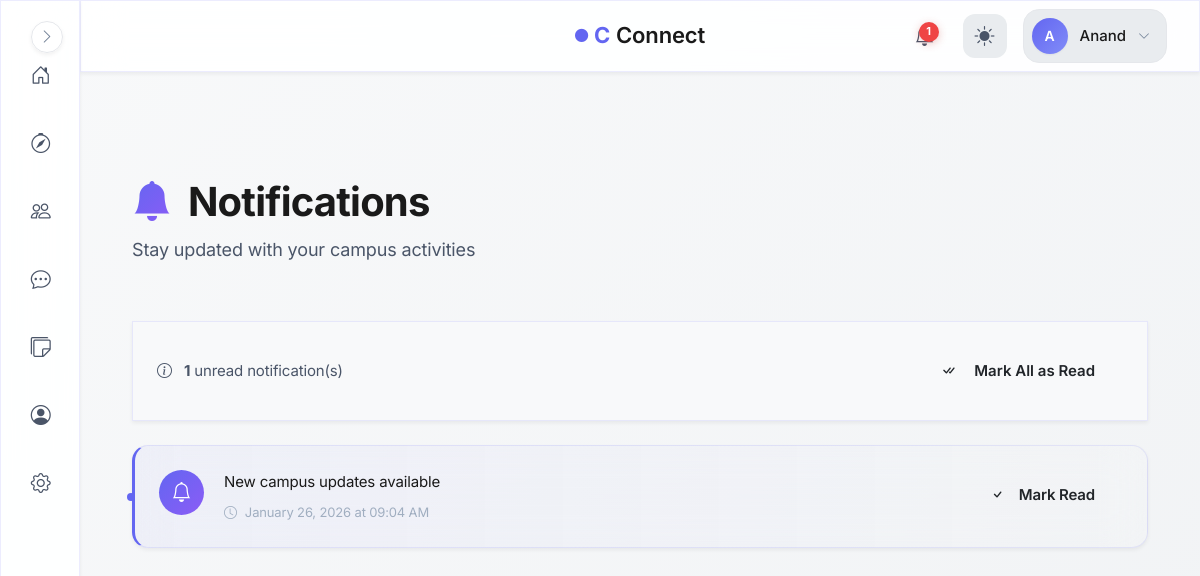
Page /notifications_list (signed in) on the committed database.
### models.py (models this page shows, shortened)
class User(UserMixin, db.Model):
    id = db.Column(db.Integer, primary_key=True, autoincrement=True)  # Unique identifier
    username = db.Column(db.String(100), nullable=False)  # Name of the user (later can add this unique if needed)
    email = db.Column(db.String(120), nullable=False, unique=True)  # Email of the user
    password = db.Column(db.String(200), nullable=False)  # Passwords not hashed yet (done in setup_db.py)
    created_at = db.Column(db.DateTime, default=db.func.now())  # Timestamp of account creation
    last_login = db.Column(db.DateTime, nullable=True)  # Timestamp of last login
    pass

class Notification(db.Model):
    id = db.Column(db.Integer, primary_key=True, autoincrement=True)
    user_id = db.Column(db.Integer, db.ForeignKey('user.id'), nullable=False)
    sender_id = db.Column(db.Integer, db.ForeignKey('user.id'), nullable=True)
    type = db.Column(db.String(30), nullable=False, default='general')
    ref_id = db.Column(db.Integer, nullable=True, index=True)  # ID of post/connection/etc
    message = db.Column(db.String(255), nullable=False)
    is_read = db.Column(db.Boolean, default=False)
    created_at = db.Column(db.DateTime, default=db.func.now())
    user = db.relationship('User', foreign_keys=[user_id], backref='notifications')
    sender = db.relationship('User', foreign_keys=[sender_id])

### blueprints/notifications/routes.py (the view)
@notifications.route('/notifications_list')
@login_required
def notifications_list():
    notifs = Notification.query.filter_by(user_id=current_user.id) \
                .order_by(Notification.created_at.desc()) \
                .all()
    return render_template('notifications/notif_list.html', notifs=notifs)

### blueprints/auth/__init__.py (called while the page is built)
@login_manager.user_loader
def load_user(user_id):
    from models import User  # Importing User model for querying  (import here to avoid circular imports)
    return User.query.get(int(user_id))

@auth.after_app_request
def add_header(response):
    if current_user.is_authenticated and request.blueprint == 'auth':
        response.headers['Cache-Control'] = 'no-store, no-cache, must-revalidate, post-check=0, pre-check=0, max-age=0'
        response.headers['Pragma'] = 'no-cache'
        response.headers['Expires'] = '-1'
    return response

### factory_helpers.py (called while the page is built, shortened)
def register_security_headers(app):
    @app.after_request
    def set_secure_headers(response):
        response.headers['Content-Security-Policy'] = (
            "default-src 'self'; "
            "img-src 'self' data: blob: https:; "# Allow external images
            "style-src 'self' 'unsafe-inline' https:; "# ADD https: for CDNs
            "script-src 'self' 'unsafe-inline' https:; "# ADD https: for JS
            "font-src 'self' https: data:; "# Google Fonts
            "connect-src 'self' https:;"  # ← ADD https: for CDNs/maps
        )
        response.headers['X-Content-Type-Options'] = 'nosniff'
        response.headers['X-Frame-Options'] = 'DENY'
        response.headers['Referrer-Policy'] = 'strict-origin-when-cross-origin'
        response.headers['Permissions-Policy'] = 'geolocation=(), microphone=()'
        return response

def to_ist(utc_dt):
    ist = pytz.timezone('Asia/Kolkata')
    return utc_dt.replace(tzinfo=pytz.utc).astimezone(ist)

def register_daily_cleanup(app):
    if not hasattr(app, "_last_notification_cleanup"):
        app._last_notification_cleanup = None
    @app.before_request
    def daily_cleanup():
        now = datetime.now(timezone.utc)
        last = getattr(app, "_last_notification_cleanup", None)
        if last is None or (now - last).days >= 1:
            from blueprints.notifications.service import cleanup_old_notifications
            deleted = cleanup_old_notifications()
            app.logger.info(f"Cleaned up {deleted} old notifications.")
            app._last_notification_cleanup = now

def register_profilevisit_cleanup(app):
    last_cleanup = {'t': 0}
    @app.before_request
    def cleanup_visits():
        now = time.time()
        if now - last_cleanup['t'] < 3600:  # run once every hour
            return

### blueprints/notifications/templates/notifications/notif_list.html (shortened to what this page needs)
{% extends "base.html" %}
{% block body %}
<div class="container py-4">
    <div class="notifications-header animate-on-scroll">
        <h1 class="notifications-title">
            <i class="bi bi-bell-fill me-2" style="background: linear-gradient(135deg, var(--primary-color), var(--accent-color)); -webkit-background-clip: text; -webkit-text-fill-color: transparent;"></i>
            Notifications
        </h1>
        <p class="notifications-subtitle">Stay updated with your campus activities</p>
    </div>
    {% if notifs %}
    <div class="notifications-actions glass-card animate-on-scroll">
        <div class="notif-stats">
            <i class="bi bi-info-circle me-2"></i>
            <strong>{{ notifs | selectattr("is_read", "equalto", False) | list | length }}</strong> unread notification(s)
        </div>
        <form method="POST" action="{{ url_for('notifications.mark_all_read') }}">
            <button class="btn btn-primary-custom btn-sm">
                <i class="bi bi-check-all me-2"></i>Mark All as Read
            </button>
        </form>
    </div>
    {% endif %}
    <div class="notifications-list">
        {% if notifs %}
            {% for n in notifs %}
            <div class="notif-item glass-card animate-on-scroll {{ '' if n.is_read else 'unread' }}">
                <div class="notif-content">
                    <div class="notif-icon">
                        <i class="bi bi-{{ 'person-plus' if 'connection' in n.message.lower() else 'bell' }}"></i>
                    </div>
                    <div class="notif-body">
                        <div class="notif-message">{{ n.message }}</div>
                        <div class="notif-time">
                            <i class="bi bi-clock"></i>
                            {{ to_ist(n.created_at).strftime('%B %d, %Y at %I:%M %p') }}
                        </div>
                    </div>
                    {% if not n.is_read %}
                    <div class="notif-actions">
                        <a href="{{ url_for('notifications.mark_read', notif_id=n.id) }}" class="btn btn-outline-custom btn-sm">
                            <i class="bi bi-check"></i>
                            <span class="d-none d-md-inline ms-1">Mark Read</span>
                        </a>
                    </div>
                    {% endif %}
                </div>
            </div>
            {% endfor %}
        {% endif %}
    </div>
</div>
{% endblock %}

### templates/base.html (shortened to what this page needs)
<!DOCTYPE html>
<html lang="en">
<head>
    <link rel="stylesheet" href="https://cdn.jsdelivr.net/npm/bootstrap-icons@1.11.1/font/bootstrap-icons.css">
    <link href="https://cdn.jsdelivr.net/npm/bootstrap@5.3.2/dist/css/bootstrap.min.css" rel="stylesheet">
    <link rel="stylesheet" href="{{ url_for('static', filename='css/global.css') }}">
</head>
<body>
    {% if current_user.is_authenticated %}
        <aside class="sidebar glass-effect" id="sidebar">
            <nav class="sidebar__nav">
                <a href="{{ url_for('main.dashboard') }}" class="sidebar__link" data-tooltip="Dashboard">
                    <div class="sidebar__link-icon">
                        <i class="bi bi-house-door"></i>
                    </div>
                </a>
                <a href="{{ url_for('main.search_page') }}" class="sidebar__link" data-tooltip="Discover">
                    <div class="sidebar__link-icon">
                        <i class="bi bi-compass"></i>
                    </div>
                </a>
                <a href="{{ url_for('connections.connections_home') }}" class="sidebar__link" data-tooltip="Connections">
                    <div class="sidebar__link-icon">
                        <i class="bi bi-people"></i>
                    </div>
                </a>
                <a href="{{ url_for('messages.inbox') }}" class="sidebar__link" data-tooltip="Messages">
                    <div class="sidebar__link-icon">
                        <i class="bi bi-chat-dots"></i>
                    </div>
                </a>
                <a href="/campus-board" class="sidebar__link" data-tooltip="Messages">
                    <div class="sidebar__link-icon">
                        <i class="bi bi-stickies"></i>
                    </div>
                </a>
                <a href="{{ url_for('auth.profile') }}" class="sidebar__link" data-tooltip="Profile">
                    <div class="sidebar__link-icon">
                        <i class="bi bi-person-circle"></i>
                    </div>
                </a>
                <a href="{{ url_for('main.settings') }}" class="sidebar__link" data-tooltip="Settings">
                    <div class="sidebar__link-icon">
                        <i class="bi bi-gear"></i>
                    </div>
                </a>
            </nav>
            <button class="sidebar__toggle" id="sidebarToggle" aria-label="Toggle sidebar">
                <i class="bi bi-chevron-right"></i>
            </button>
        </aside>
        <header class="topbar glass-effect">
            <div class="topbar__container">
                <div class="topbar__center">
                    <a href="{{ url_for('main.home') }}" class="topbar__brand">
                        <span class="brand-icon-small">
                            <i class="bi bi-circle-fill"></i>
                        </span>
                        <span class="brand-c">C</span>
                        <span class="brand-text">Connect</span>
                    </a>
                </div>
                <div class="topbar__actions">
                    <a href="{{ url_for('notifications.notifications_list') }}" class="topbar__icon-btn" aria-label="Notifications">
                        {% set unread = current_user.notifications | selectattr("is_read", "equalto", False) | list %}
                        {% if unread|length > 0 %}
                        <span class="topbar__badge">{{ unread|length }}</span>
                        {% endif %}
                    </a>
                    <button class="topbar__icon-btn topbar__theme-toggle" id="themeToggle" aria-label="Toggle theme">
                        <i class="bi bi-sun-fill" id="themeIcon"></i>
                    </button>
                    <div class="topbar__profile" id="profileDropdown">
                        <button class="topbar__profile-btn" aria-label="Profile menu">
                            <div class="topbar__avatar">
                                {{ current_user.username[0].upper() }}
                            </div>
                            <span class="topbar__username">{{ current_user.username }}</span>
                            <i class="bi bi-chevron-down topbar__profile-arrow"></i>
                        </button>
                    </div>
                </div>
            </div>
        </header>
    {% endif %}
    <main class="main-content">
        {% block body %}{% endblock %}
    </main>
</body>
</html>

### blueprints/notifications/templates/notifications/notif_list.html (style rules this page uses)
.notifications-header { padding: 2.5rem 0; }
.notifications-title { font-size: clamp(2rem, 4vw, 2.5rem); font-weight: 700; margin-bottom: 0.5rem; }
.notifications-subtitle { color: var(--text-secondary); font-size: 1.125rem; }
.notifications-actions { display: flex; justify-content: space-between; align-items: center; margin-bottom: 1.5rem; padding: 1.5rem; background: var(--bg-secondary); border-radius: var(--border-radius-md); }
.notif-stats { color: var(--text-secondary); font-size: 0.9375rem; }
.notif-item { padding: 1.5rem; margin-bottom: 1rem; transition: all 0.3s ease; border-left: 3px solid transparent; position: relative; }
.notif-item.unread { background: linear-gradient(90deg, rgba(99, 102, 241, 0.05), transparent); border-left-color: var(--primary-color); }
.notif-item.unread::before { content: ''; position: absolute; left: -8px; top: 50%; transform: translateY(-50%); width: 8px; height: 8px; background: var(--primary-color); border-radius: 50%; animation: pulse-dot 2s infinite; }
.notif-content { display: flex; align-items: flex-start; gap: 1.25rem; }
.notif-icon { width: 45px; height: 45px; background: linear-gradient(135deg, var(--primary-color), var(--accent-color)); border-radius: 50%; display: flex; align-items: center; justify-content: center; font-size: 1.25rem; color: white; flex-shrink: 0; }
.notif-body { flex: 1; }
.notif-message { font-size: 0.9375rem; color: var(--text-primary); line-height: 1.6; margin-bottom: 0.5rem; }
.notif-time { font-size: 0.8125rem; color: var(--text-muted); display: flex; align-items: center; gap: 0.5rem; }
.notif-actions { display: flex; gap: 0.5rem; flex-shrink: 0; }

### rows in the picture
User: username "A", username "Anand"
Notification: message "New campus updates available", created_at "January 26, 2026 at 09:04 AM"

### other values in the picture
{{ unread|length }} "1"
{{ notifs | selectattr("is_read", "equalto", False) | list | length }} "1"
